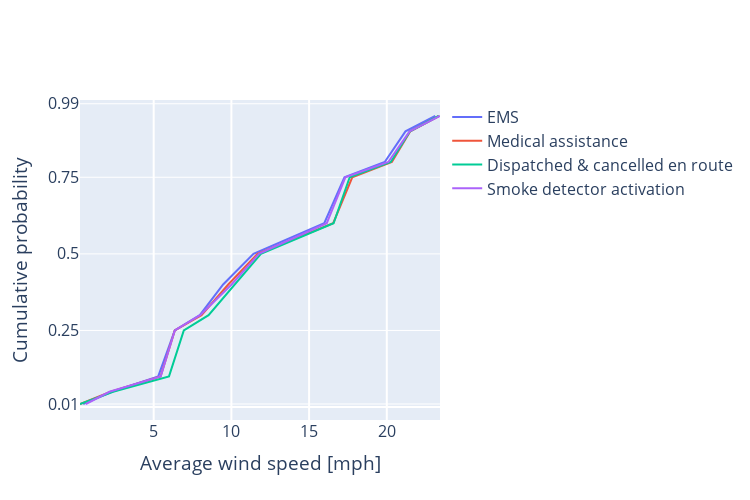

Notebook code for this chart:
### Code cell
fig = go.Figure()
#AWND
fig.add_trace(go.Scatter(x=EMS_m, y=Q,
                    mode='lines',
                    name='EMS'))

fig.add_trace(go.Scatter(x=Medical_m, y=Q,
                    mode='lines',
                    name='Medical assistance'))

fig.add_trace(go.Scatter(x=Dispatched_m, y=Q,
                    mode='lines',
                    name='Dispatched & cancelled en route'))

fig.add_trace(go.Scatter(x=Smoke_m, y=Q,
                    mode='lines',
                    name='Smoke detector activation'))

fig.update_layout(font=dict(size=16),yaxis=dict(
                         title='Cumulative probability',
                         gridcolor='white',
                         gridwidth=1,tickvals = [0.01,0.25,0.5,0.75,0.99]
                         ),
                         xaxis=dict(
                            title='Average wind speed [mph]',
                            gridcolor='white',
                            gridwidth=2,
                        ),showlegend=True,width = 1500/2, height = 1000/2)

### Figure 1 — Plotly figure (JSON) as saved in the notebook; plotly's stock layout.template omitted (floating-point values rounded to 4 significant figures)
{"data": [{"mode": "lines", "name": "EMS", "type": "scatter", "x": [0.4607, 2.317, 5.291, 6.357, 7.967, 9.469, 11.42, 15.98, 17.28, 19.87, 21.2, 23.12], "y": [0.01, 0.05, 0.1, 0.25, 0.3, 0.4, 0.5, 0.6, 0.75, 0.8, 0.9, 0.95, 0.99]}, {"mode": "lines", "name": "Medical assistance", "type": "scatter", "x": [0.2575, 2.235, 5.444, 6.357, 8.076, 9.798, 11.68, 16.55, 17.78, 20.33, 21.51, 23.36], "y": [0.01, 0.05, 0.1, 0.25, 0.3, 0.4, 0.5, 0.6, 0.75, 0.8, 0.9, 0.95, 0.99]}, {"mode": "lines", "name": "Dispatched & cancelled en route", "type": "scatter", "x": [0.2575, 2.386, 5.985, 6.938, 8.531, 10.22, 11.9, 16.58, 17.61, 20.26, 21.49, 23.33], "y": [0.01, 0.05, 0.1, 0.25, 0.3, 0.4, 0.5, 0.6, 0.75, 0.8, 0.9, 0.95, 0.99]}, {"mode": "lines", "name": "Smoke detector activation", "type": "scatter", "x": [0.6296, 2.154, 5.45, 6.357, 7.988, 10.01, 11.77, 16.14, 17.33, 20.1, 21.47, 23.42], "y": [0.01, 0.05, 0.1, 0.25, 0.3, 0.4, 0.5, 0.6, 0.75, 0.8, 0.9, 0.95, 0.99]}], "layout": {"font": {"size": 16}, "height": 500, "showlegend": true, "width": 750, "xaxis": {"gridcolor": "white", "gridwidth": 2, "title": {"text": "Average wind speed [mph]"}}, "yaxis": {"gridcolor": "white", "gridwidth": 1, "tickvals": [0.01, 0.25, 0.5, 0.75, 0.99], "title": {"text": "Cumulative probability"}}}}
